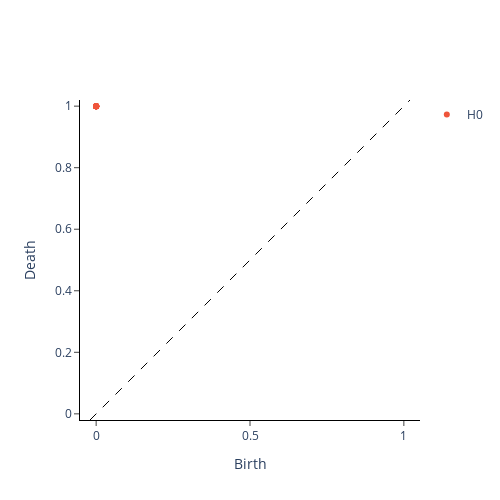

Write notebook code for a chart like this one.
### Code cell
#Watts–Strogatz small-world graph
X_ggd = GraphGeodesicDistance(directed=False, unweighted=True).fit_transform([M_WS_und])
diagram_VR_WS = VietorisRipsPersistence(metric="precomputed").fit_transform_plot(X_ggd);

### Figure 1 — Plotly figure (JSON) as saved in the notebook; plotly's stock layout.template omitted (floating-point values rounded to 4 significant figures)
{"data": [{"hoverinfo": "none", "line": {"color": "black", "dash": "dash", "width": 1}, "mode": "lines", "showlegend": false, "type": "scatter", "x": [-0.02, 1.02], "y": [-0.02, 1.02]}, {"hoverinfo": "text", "hovertext": ["(0.0, 1.0), multiplicity: 19", "(0.0, 1.0), multiplicity: 19", "(0.0, 1.0), multiplicity: 19", "(0.0, 1.0), multiplicity: 19", "(0.0, 1.0), multiplicity: 19", "(0.0, 1.0), multiplicity: 19", "(0.0, 1.0), multiplicity: 19", "(0.0, 1.0), multiplicity: 19", "(0.0, 1.0), multiplicity: 19", "(0.0, 1.0), multiplicity: 19", "(0.0, 1.0), multiplicity: 19", "(0.0, 1.0), multiplicity: 19", "(0.0, 1.0), multiplicity: 19", "(0.0, 1.0), multiplicity: 19", "(0.0, 1.0), multiplicity: 19", "(0.0, 1.0), multiplicity: 19", "(0.0, 1.0), multiplicity: 19", "(0.0, 1.0), multiplicity: 19", "(0.0, 1.0), multiplicity: 19"], "mode": "markers", "name": "H0", "type": "scatter", "x": [0, 0, 0, 0, 0, 0, 0, 0, 0, 0, 0, 0, 0, 0, 0, 0, 0, 0, 0], "y": [1, 1, 1, 1, 1, 1, 1, 1, 1, 1, 1, 1, 1, 1, 1, 1, 1, 1, 1]}, {"hoverinfo": "text", "hovertext": [], "mode": "markers", "name": "H1", "type": "scatter", "x": [], "y": []}], "layout": {"height": 500, "plot_bgcolor": "white", "width": 500, "xaxis": {"autorange": false, "exponentformat": "e", "linecolor": "black", "linewidth": 1, "mirror": false, "range": [-0.02, 1.02], "showexponent": "all", "showline": true, "side": "bottom", "ticks": "outside", "title": {"text": "Birth"}, "type": "linear", "zeroline": true}, "yaxis": {"autorange": false, "exponentformat": "e", "linecolor": "black", "linewidth": 1, "mirror": false, "range": [-0.02, 1.02], "scaleanchor": "x", "scaleratio": 1, "showexponent": "all", "showline": true, "side": "left", "ticks": "outside", "title": {"text": "Death"}, "type": "linear", "zeroline": true}}}
